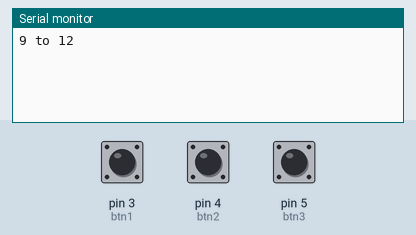
This sketch was run on a simulated Arduino Uno, built with avr-gcc and run on an emulated ATmega328P. On the bench: the last lines printed to the serial monitor. Inputs (shaded band) come from the test bench; at power-on: pin 3 (btn1) LOW, pin 4 (btn2) LOW, pin 5 (btn3) LOW. Random numbers use the default seed unless the sketch sets one.

Above: at 1.2 s.
1.3 s: pin 3 (btn1) pulled HIGH for 0.15 s
At 2.4 s:
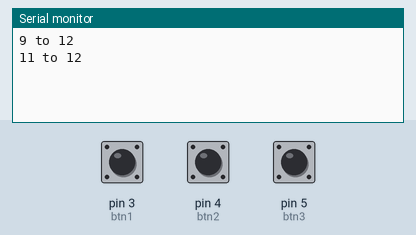
2.9 s: pin 4 (btn2) pulled HIGH for 0.15 s
At 3.6 s:
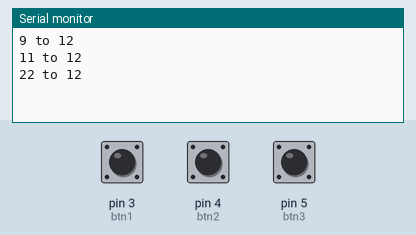
4.5 s: pin 3 (btn1) pulled HIGH for 1 s
At 6.0 s:
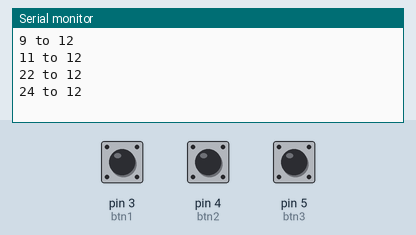
7.0 s: pin 5 (btn3) pulled HIGH for 0.15 s
At 7.9 s:
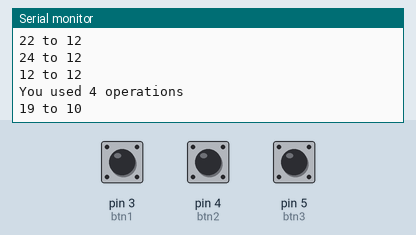
8.6 s: pin 4 (btn2) pulled HIGH for 1 s
At 9.1 s:
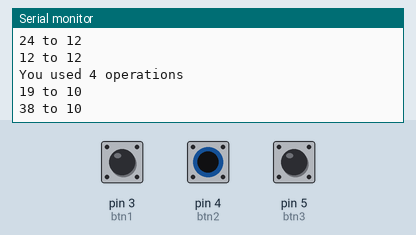
Timing chart, 0 to 11.6 s (numbered marks = the images above; inputs shaded):
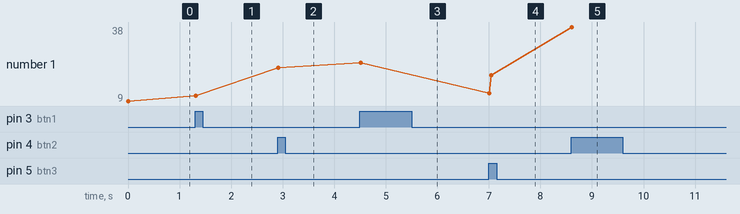

Measured:
- after the input at 1.3 s, the serial monitor: prints a new line at once (image 1)
- after the input at 2.9 s, the serial monitor: prints a new line at once (image 2)
- after the input at 4.5 s, the serial monitor: prints a new line at once (image 3)
- after the input at 7.0 s, the serial monitor: prints a new line at once (image 4)
- after the input at 8.6 s, the serial monitor: prints a new line at once (image 5)
- plotted number 1: 9 → 11 after the input at 1.3 s, 11 → 22 after the input at 2.9 s, 22 → 24 after the input at 4.5 s, 24 → 19 after the input at 7.0 s, 19 → 38 after the input at 8.6 s

The sketch:

shortcut.ino
```cpp
// shortcut
// 3.3V GND
// Använd färdiga pushbuttons med motstånd

#include "Button.h"

Button btn1 = Button(3);
Button btn2 = Button(4);
Button btn3 = Button(5);

int a;
int b;
int antal;

void setup() {
  Serial.begin(9600);
  randomSeed(analogRead(0));
  start();
}

void start() {
  a = random(1,20);
  b = random(1,20);
  antal = 0;
  Serial.println(String(a) + " to " + String(b));
}

void loop() {
  int plus2 = btn1.getValue();
  int dbl   = btn2.getValue();
  int half  = btn3.getValue();
  int newa=a;
  if (plus2==1) newa = a+2;
  if (dbl==1) newa = a*2;
  if (half==1 && a%2==0) newa = a/2;
  if (newa != a) {
    a = newa;
    antal++;
    Serial.println(String(a) + " to " + String(b));
    if (a==b) {
      Serial.println("You used " + String(antal) + " operations");
      start();
    }
  }
}
```

Button.cpp
```cpp
#include "arduino.h"
#include "Button.h"

Button::Button(int pin) {
  this->pin=pin;
  pinMode(pin, INPUT);
}
int Button::getValue() {
  int state = digitalRead(this->pin);
  int result = 0;
  if (state != this->lastState) {
    if (state == 1) result=1;
    delay(10); // 0 ger studs
  }
  this->lastState = state;
  return result;
};
```

Button.h
```cpp
class Button {
  private:
    int pin;
    int lastState;
  public:
    Button(int pin);
    int getValue();
};
```
